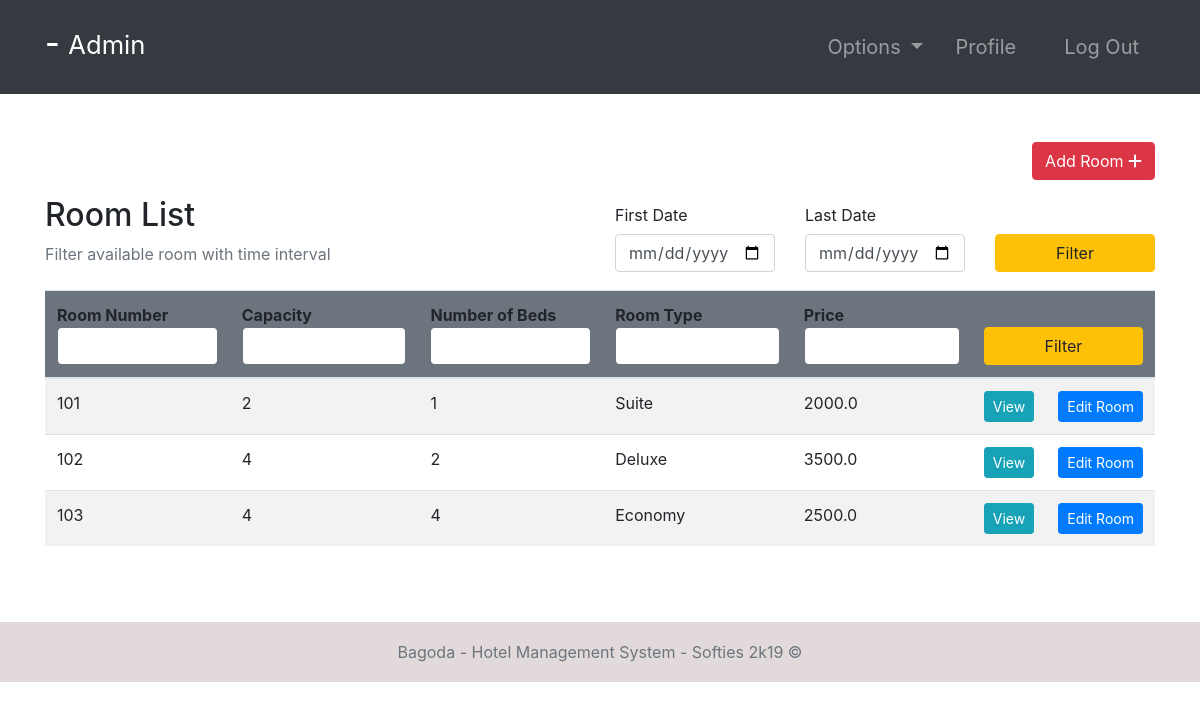
The app's page /rooms/ (signed in) with its own data.
### room/models.py (models this page shows, shortened)
class Room(models.Model):
    ROOM_TYPES = (
        ('King', 'King'),
        ('Luxury', 'Luxury'),
        ('Normal', 'Normal'),
        ('Economic', 'Economic'),
    )
    number = models.IntegerField(primary_key=True)
    capacity = models.SmallIntegerField()
    numberOfBeds = models.SmallIntegerField()
    roomType = models.CharField(max_length=20, choices=ROOM_TYPES)
    price = models.FloatField()
    statusStartDate = models.DateField(null=True)
    statusEndDate = models.DateField(null=True)

### room/views.py (the view, shortened to what this page needs)
# urls.py: path('rooms/', rooms, name="rooms"),
@ login_required(login_url='login')
def rooms(request):
    role = str(request.user.groups.all()[0])
    path = role + "/"
    rooms = Room.objects.all()
    firstDayStr = None
    lastDateStr = None
    def chech_availability(fd, ed):
        availableRooms = []
        for room in rooms:
            availList = []
            bookingList = Booking.objects.filter(roomNumber=room)
            if room.statusStartDate == None:
                for booking in bookingList:
                    if booking.startDate > ed.date() or booking.endDate < fd.date():
                        availList.append(True)
                    else:
                        availList.append(False)
                if all(availList):
                    availableRooms.append(room)
            else:
                if room.statusStartDate > ed.date() or room.statusEndDate < fd.date():
                    for booking in bookingList:
                        if booking.startDate > ed.date() or booking.endDate < fd.date():
                            availList.append(True)
                        else:
                            availList.append(False)
                        if all(availList):
                            availableRooms.append(room)
        return availableRooms
    context = {
        "role": role,
        'rooms': rooms,
        'fd': firstDayStr,
        'ld': lastDateStr
    }
    return render(request, path + "rooms.html", context)

### Templates/admin/rooms.html
{% extends '../index.html' %}
{% block context %}
{% include '../common_pages/rooms.html' %}
{% endblock %}

### Templates/incs/nav.html (shortened to what this page needs)
<nav class="navbar navbar-dark bg-dark navbar-expand-lg py-3 " role="navigation">
    <div class="container">
        <a href="" class="navbar-brand">
            <h2 class="text-capitalize">
                {{ request.user.first_name }} {{ request.user.last_name }} -
                {% if role != "receptionist" %}
                <small>
                    {{ role }}
                </small>
                {% else %}
                <small>
                    Agent
                </small>
                {% endif %}
            </h2>
        </a>
        <div class="collapse navbar-collapse" id="navbarTags">
            <ul class="navbar-nav ml-auto">
                <li class="nav-item dropdown p-2">
                    <a class="nav-link dropdown-toggle" href="#" id="navbarDropdown" role="button"
                        data-toggle="dropdown" aria-haspopup="true" aria-expanded="false">
                        Options
                    </a>
                </li>
                <li class="nav-item mr-3 p-2">
                    {% if role == 'staff' or role == 'receptionist' or role == 'admin' or role == 'manager' %}
                    <a href="{% url 'employee-profile' user.id %}" class="nav-link">Profile</a>
                    {% endif %}
                </li>
                <li class="nav-item p-2 ">
                    <a href="{% url 'logout' %}" class="nav-link">Log Out</a>
                </li>
            </ul>
        </div>
    </div>
</nav>

### Templates/common_pages/rooms.html (shortened to what this page needs)
<div class="container py-5 clearfix">
    <div class="clearfix">
        {% if role == "manager" or role == "admin" %}
        <a href="{% url 'add-room' %}" class="btn btn-danger rounded float-right">Add Room <i
                class="fas fa-plus"></i></a>
        {% endif %}
    </div>
    <div class="table-header row mt-3 clearfix">
        <div class="col-sm-12 col-md-12 col-lg-6 mb-4">
            <h2>Room List</h2>
            <span class="text-muted">Filter available room with time interval</span>
        </div>
        <div class="col-sm-12 col-md-12 col-lg-6">
            <form action="" method="POST">
                <div class="row">
                    <div class="form-group col-4">
                        <label for="example-date-input" class="col-form-label">First Date</label>
                        <div class="">
                            <input class="form-control" type="date" name="fd" value="{{fd}}" id="example-date-input">
                        </div>
                    </div>
                    <div class="form-group col-4">
                        <label for="example-date-input" class="col-form-label">Last Date</label>
                        <div class="">
                            <input class="form-control" type="date" name="ld" value="{{ld}}" id="example-date-input">
                        </div>
                    </div>
                    <div class="col-4" style="margin-top:38px;">
                        <button type="submit" name="dateFilter" class="btn btn-warning w-100">Filter</button>
                    </div>
                </div>
            </form>
        </div>
    </div>
    <table class="table table-hover table-striped">
        <thead class="bg-secondary rounded">
            <tr>
                <form action="" method="POST">
                    <th>Room Number<input type="number" name="number" value="{{number}}"
                            class="form-control border border-secondary"></th>
                    <th>Capacity<input type="number" name="capacity" value="{{capacity}}"
                            class="form-control border border-secondary"></th>
                    <th>Number of Beds<input type="number" name="nob" value="{{nob}}"
                            class="form-control border border-secondary"></th>
                    <th>Room Type<input type="text" name="type" value="{{type}}"
                            class="form-control border border-secondary"></th>
                    <th>Price <input type="number" step="0.01" name="price" value="{{price}}"
                            class="form-control border border-secondary"></th>
                    <th colspan="2"><button type="submit" name="filter" class="btn btn-warning w-100">Filter</button>
                    </th>
                </form>
            </tr>
        </thead>
        <tbody>
            {% for room in rooms %}
            <tr>
                <td>{{ room.number }}</td>
                <td>{{ room.capacity }}</td>
                <td>{{ room.numberOfBeds }}</td>
                <td>{{ room.roomType }}</td>
                <td>{{ room.price }}</td>
                {% if role != "guest" %}
                <td> <a href="{% url 'room-profile' room.number %}" class="btn btn-info btn-sm w-100">View</a>
                </td>
                {% if role == 'manager' or role == 'admin' %}<td> <a href="{% url 'room-edit' room.number %}"
                        class="btn btn-sm btn-primary w-100">Edit&nbsp;Room</a></td> {% endif %}
                {% endif %}
            </tr>
            {% endfor %}
        </tbody>
    </table>
</div>

### static/css/main.css (style rules this page uses)
* { margin: 0; padding: 0; -webkit-font-smoothing: antialiased; }
.clearfix { overflow: auto; }
body { position: relative; }
nav .nav-item { font-size: 20px; }

### records on screen
Room: number "101", capacity "2", numberOfBeds "1", roomType "Suite", price "2000.0"
Room: number "102", capacity "4", numberOfBeds "2", roomType "Deluxe", price "3500.0"
Room: number "103", capacity "4", numberOfBeds "4", roomType "Economy", price "2500.0"

### other values on screen
{{ role }} "Admin"
